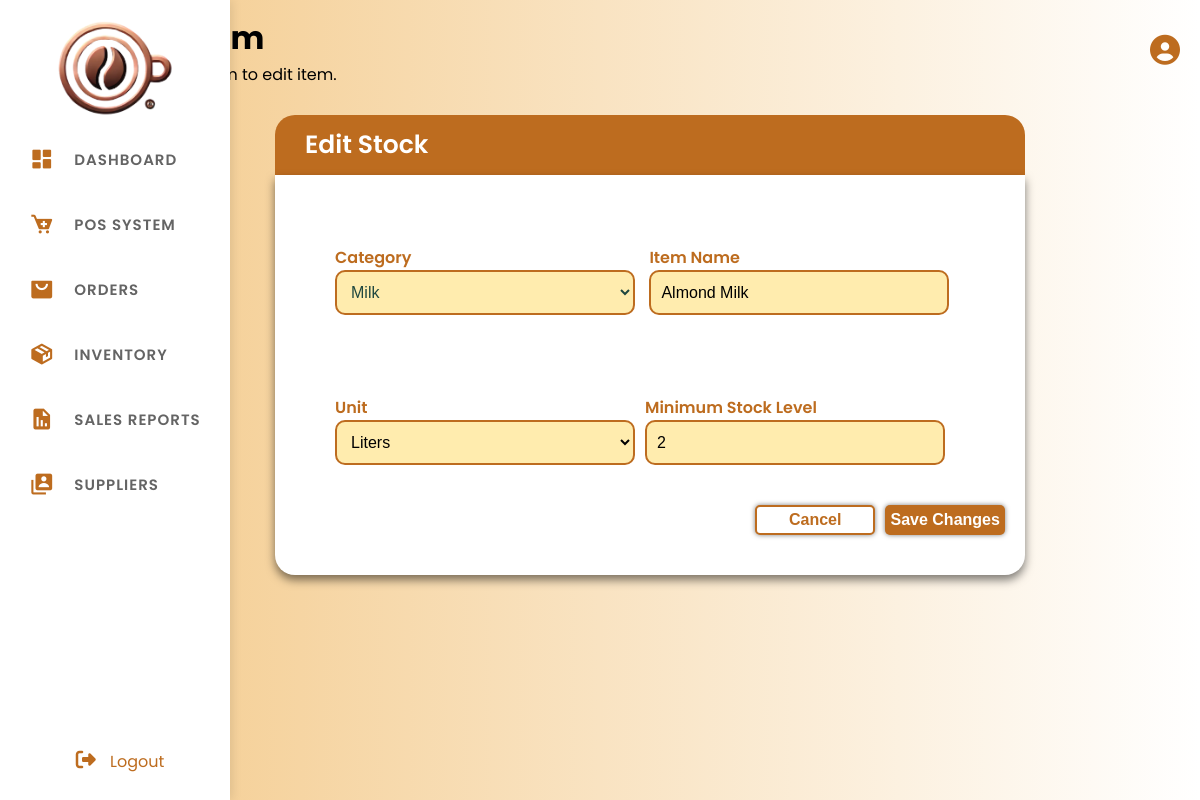
The page /edit-item.php?id=14 on the database its author committed.
### tables this page shows
CREATE TABLE `inventory` (
  `itemID` int(11) NOT NULL,
  `itemName` varchar(255) NOT NULL,
  `itemCategory` varchar(100) NOT NULL,
  `itemUnit` varchar(50) NOT NULL,
  `currentQty` int(11) DEFAULT 0,
  `minStockLevel` int(11) NOT NULL,
  `stockLevel` enum('No Stock','Low Stock','Moderate Stock','Full Stock','Expiry') DEFAULT 'No Stock',
  `dateAdded` timestamp NOT NULL DEFAULT current_timestamp(),
  `lastUpdated` timestamp NOT NULL DEFAULT current_timestamp() ON UPDATE current_timestamp()
);

### edit-item.php (the view, shortened to what this page needs)
<?php
include("database/db.php");
$item = null;
if (isset($_GET['id'])) {
    $itemID = $_GET['id'];
    $stmt = $conn->prepare("SELECT * FROM inventory WHERE itemID = ?");
    $stmt->bind_param("i", $itemID);
    $stmt->execute();
    $result = $stmt->get_result();
    if ($result->num_rows > 0) {
        $item = $result->fetch_assoc();
    } else {
        header("Location: inventory.php");
        exit();
    }
}
$categoryQuery = "SELECT DISTINCT itemCategory FROM inventory WHERE currentQty >= 0 ORDER BY itemCategory";
$categories = $conn->query($categoryQuery);
?>
<html>
    <head>
        <link rel='stylesheet' href='https://cdn-uicons.flaticon.com/2.6.0/uicons-regular-rounded/css/uicons-regular-rounded.css'>
        <link rel='stylesheet' href='https://cdn-uicons.flaticon.com/2.6.0/uicons-solid-straight/css/uicons-solid-straight.css'>
        <link rel='stylesheet' href='https://cdn-uicons.flaticon.com/2.6.0/uicons-regular-straight/css/uicons-regular-straight.css'>
        <link href='https://unpkg.com/boxicons@2.1.4/css/boxicons.min.css' rel='stylesheet'>
        <link rel="stylesheet" href="assets/css/stockin-out.css">
    </head>
    <body>
        <div class="content">
            <div class="sidebar">
                <div class="logo-content">
                    <img src="assets/img/logo.png" class="logo">
                </div>
                <div class="nav-bar">
                    <ul class="menu-content">
                        <li>
                            <a href="dashboard.php">
                                <span class="icon"><i class='bx bxs-dashboard'></i></span>
                            </a>
                        </li>
                        <li>
                            <a href="POSsystem.php">
                                <span class="icon"><i class='bx bxs-cart-add'></i></span>
                             </a>
                        </li>
                        <li>
                            <a href="orders.php">
                                <span class="icon"><i class='bx bxs-shopping-bag-alt'></i></span>
                            </a>
                        </li>
                        <li>
                            <a href="inventory.php">
                                <span class="icon"><i class='bx bxs-package'></i></span>
                            </a>
                        </li>
                        <li>
                            <a href="sales.php">
                                <span class="icon"><i class='bx bxs-report'></i></span>
                            </a>
                        </li>
                        <li>
                            <a href="supplier_details.php">
                                <span class="icon"><i class='bx bxs-user-account'></i></span>
                            </a>
                        </li>
                    </ul>
                </div>
                <div class="logout">
                    <a href="index.php">
                        <span><i class="fa-solid fa-right-from-bracket"></i></span>
                        <span class="title">Logout</span>
                    </a>
                </div>
            </div>
            <div class="edit-main-content">
                <div class="edit-main-content-header">
                    <div class="content-header">
                        <h1>Edit Item</h1>
                        <p>Fill up the form to edit item.</p>
                    </div>
                    <div class="user-icon">
                        <i class="fa-solid fa-circle-user"></i>
                    </div>
                </div>
                <div class="edit-form-box">
                    <div class="edit-form-header">
                        <span><h1>Edit Stock</h1></span>
                    </div>
                   <div class="edit-form-content">
                        <form action="actions/edit-items.php" method="POST">
                            <div class="edit-input-form-1">
                                <div class="edit-form-row">
                                    <label for="itemCategory">Category</label>
                                    <select name="itemCategory" id="category" required onchange="loadItems(this.value)">
                                        <?php
                                        $categories->data_seek(0);
                                        while($row = $categories->fetch_assoc()):
                                        ?>
                                            <option value="<?= htmlspecialchars($row['itemCategory']) ?>"
                                                <?= ($item && $item['itemCategory'] == $row['itemCategory']) ? 'selected' : '' ?>>
                                                <?= htmlspecialchars($row['itemCategory']) ?>
                                            </option>
                                        <?php endwhile; ?>
                                    </select>
                                </div>
                                <div class="edit-form-row">
                                    <label for="itemName">Item Name</label>
                                    <input type="text" class="edit-create-from" id="itemName" name="itemName"
                                           value="<?= $item ? htmlspecialchars($item['itemName']) : '' ?>" required>
                                </div>
                            </div>
                            <div class="edit-input-form-2">
                                <div class="edit-form-row">
                                    <label for="itemUnit">Unit</label>
                                    <select name="itemUnit" id="itemUnit" required>
                                        <option value="Liters" <?= ($item && $item['itemUnit'] == 'Liters') ? 'selected' : '' ?>>Liters</option>
                                    </select>
                                </div>
                                <div class="edit-form-row">
                                    <label for="minStock">Minimum Stock Level</label>
                                    <input type="number" class="edit-create-form" id="minStock" name="minStock"
                                           value="<?= $item ? $item['minStockLevel'] : '' ?>" min="0" required>
                                </div>
                            </div>
                            <div class="edit-action-button">
                                <button type="button" class="cancel-item-btn" name="cancel-stock" onclick="window.location.href='inventory.php'">Cancel</button>
                                <button type="submit" class="save-item-btn" name="edit-item">Save Changes</button>
                            </div>
                        </form>
                    </div>
                </div>
            </div>
        </div>
    </body>
</html>

### assets/css/stockin-out.css (style rules this page uses)
* { margin: 0; padding: 0; box-sizing: border-box; }
body { font-family: 'Poppins', sans-serif; background: linear-gradient(90deg, #f3c784, #ffffff); }
.sidebar { position: fixed; top: 0; left: 0; width: 100px; height: 100vh; background: #ffffff; padding: 20px 10px; display: flex; flex-direction: column; align-items: center; box-shadow: 2px 0 10px rgba(0, 0, 0, 0.1); transition: .3s; z-index: 10; }
.logo { width: 100%; max-width: 120px; height: auto; display: block; margin: 0 auto 20px auto; }
.nav-bar { width: 100%; flex-direction: column; align-items: center; justify-content: center; display: flex; padding: 0; }
.nav-bar li { list-style: none; border-radius: 0px 50px 50px 0px; transition: transform 0.3s ease; margin-bottom: 20px; flex-direction: column; align-items: center; justify-content: center; padding: 0; }
.nav-bar li a { text-decoration: none; color: rgb(213, 213, 213); display: flex; align-items: center; }
.icon { padding: 10px; font-size: 25px; color: #bd6c1f; }
.logout { margin-top: auto; text-align: center; padding-top: 20px; }
.logout i { padding: 10px; font-size: 20px; border-radius: 50%; color: #bd6c1f; }
.logout a { text-decoration: none; color: #bd6c1f; font-size: 16px; transition: 0.3s; }
.content { margin-left: 100px; margin-right: 0; height: 100vh; overflow-y: auto; padding: 20px; transition: margin-right 0.3s ease; }
.in-main-content-header, .edit-main-content-header, .out-main-content-header { height: 60px; display: flex; justify-content: space-between; align-items: center; width: 100%; margin-bottom: 15px; }
.user-icon { display: flex; align-items: center; gap: 15px; }
.user-icon i { color: #bd6c1f; font-size: 30px; cursor: pointer; }
.edit-form-box { height: 500; display: flex; align-items: center; justify-content: center; flex-direction: column; padding: 10px; }
.edit-form-content { box-shadow: 0 5px 10px rgba(0, 0, 0, 0.5); border-bottom-left-radius: 20px; border-bottom-right-radius: 20px; height: 400px; width: 750px; display: flex; flex-direction: column; justify-content: center; background: #ffffff; padding: 20px; }
.edit-form-header h1 { color: #ffffff; font-size: 25px; font-weight: 600; }
.edit-form-header { width: 750px; height: 40px; display: flex; align-items: center; justify-content: left; padding: 30px; border-top-left-radius: 20px; border-top-right-radius: 20px; background: #bd6c1f; }
.edit-form-content form { height: 450px; display: flex; flex-direction: column; align-items: center; justify-content: center; }
.edit-form-content label { width: 200px; height: 50px; color: #bd6c1f; font-size: 16px; font-weight: 600; }
.edit-input-form-1 { height: 150px; width: 650px; align-items: center; padding: 10px; display: flex; flex-direction: row; justify-content: center; gap: 10px; }
.edit-input-form-1 input { height: 45px; border-radius: 10px; border: #bd6c1f 2px solid; width: 300px; align-self: center; padding: 10px; background: #ffd95a7d; font-size: 16px; }
.edit-input-form-1 select { height: 45px; border-radius: 10px; border: #bd6c1f 2px solid; width: 300px; align-self: center; padding: 10px; background: #ffd95a7d; font-size: 16px; color: #1f473f; }
.edit-input-form-2 { height: 150px; width: 650px; display: flex; flex-direction: row; justify-content: center; align-items: center; padding: 10px; gap: 10px; }
.edit-input-form-2 input { height: 45px; border-radius: 10px; border: #bd6c1f 2px solid; width: 300px; align-self: center; padding: 10px; background: #ffd95a7d; font-size: 16px; }
.edit-input-form-2 select { height: 45px; border-radius: 10px; border: #bd6c1f 2px solid; width: 300px; align-self: center; padding: 10px; background: #ffd95a7d; font-size: 16px; }
.edit-action-button { height: 40px; width: 250px; display: flex; align-self: self-end; flex-direction: row; justify-content: center; gap: 10px; }
.edit-action-button .cancel-item-btn { width: 150px; height:30px; background: #ffffff; box-shadow: 0 0 5px rgba(0, 0, 0, 0.5); border: 2px solid #bd6c1f; border-radius: 5px; color: #bd6c1f; font-size: 16px; font-weight: 700; cursor: pointer; transition: 0.3s ease-in-out; }
.edit-action-button .save-item-btn { width: 150px; height:30px; background: #bd6c1f; box-shadow: 0 0 5px rgba(0, 0, 0, 0.5); border: none; border-radius: 5px; color: #ffffff; font-size: 16px; font-weight: 700; cursor: pointer; transition: 0.3s ease-in-out; }

### rows shown on the page
inventory: itemCategory "Milk", itemName "Almond Milk", itemUnit "Liters", minStock "2"
